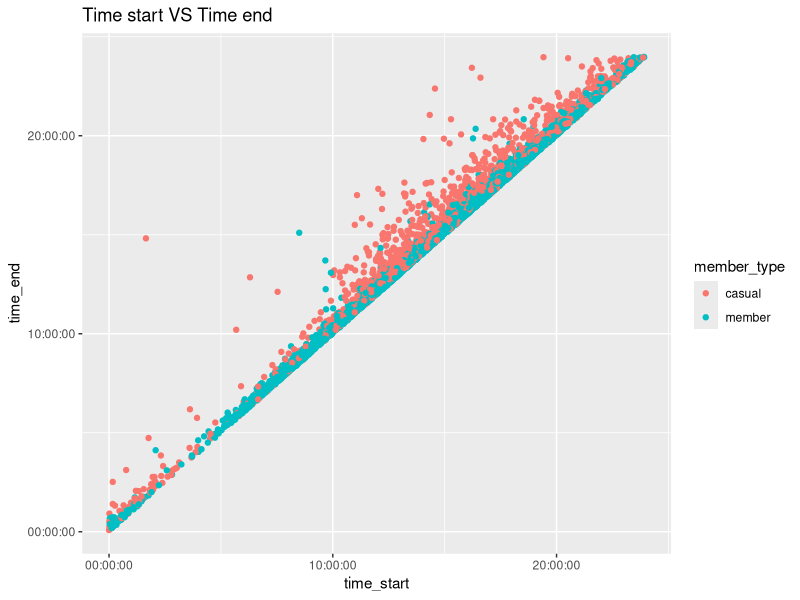
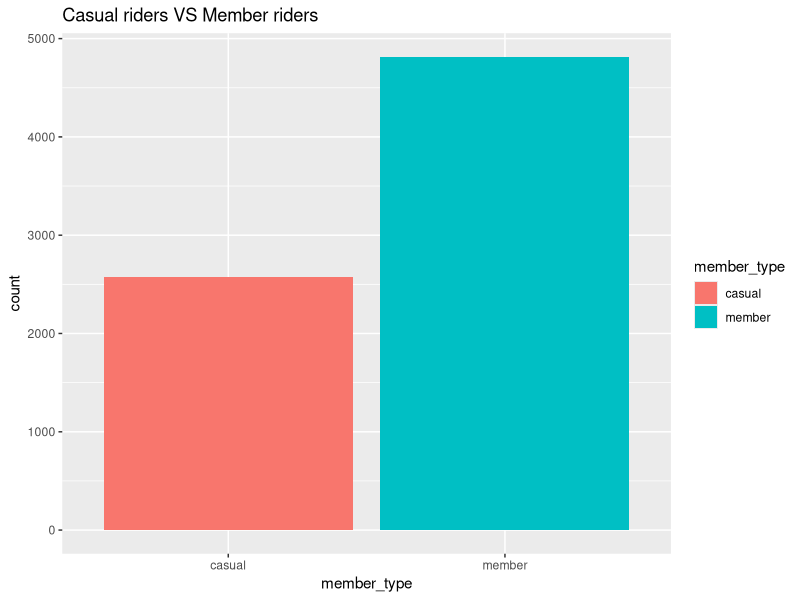
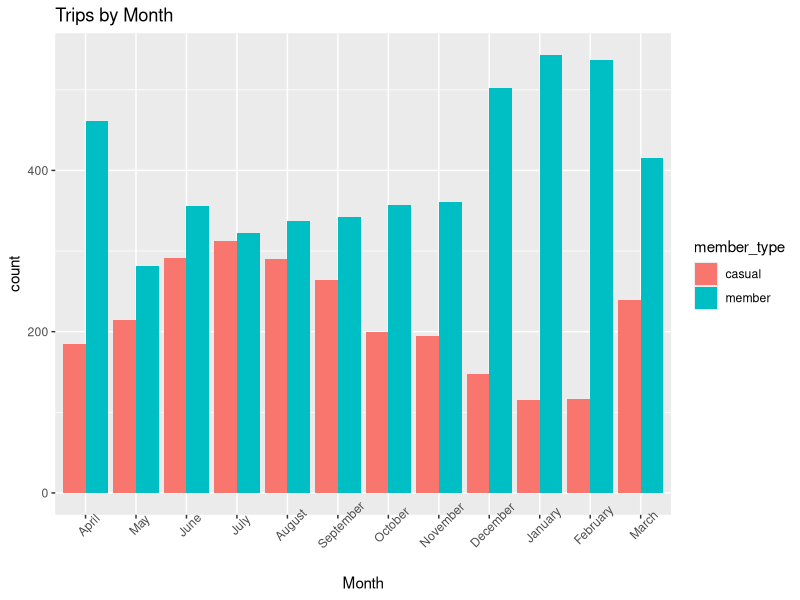
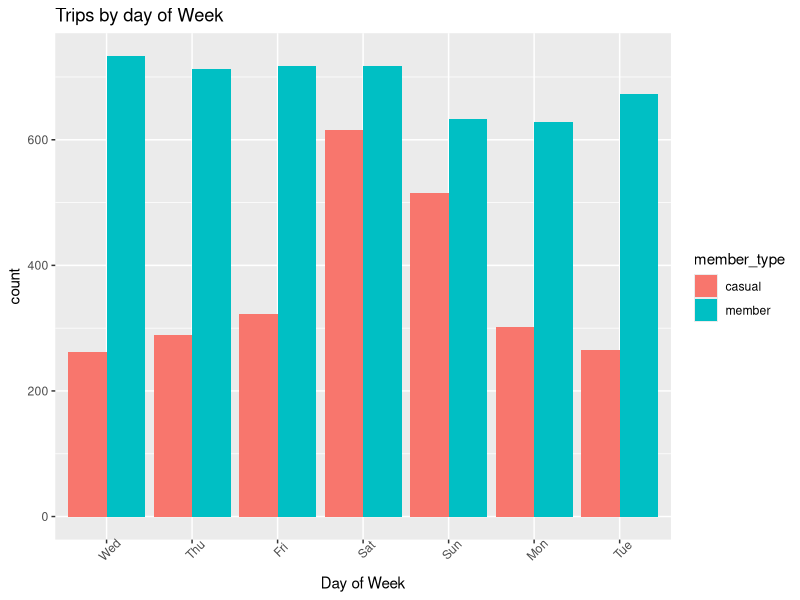
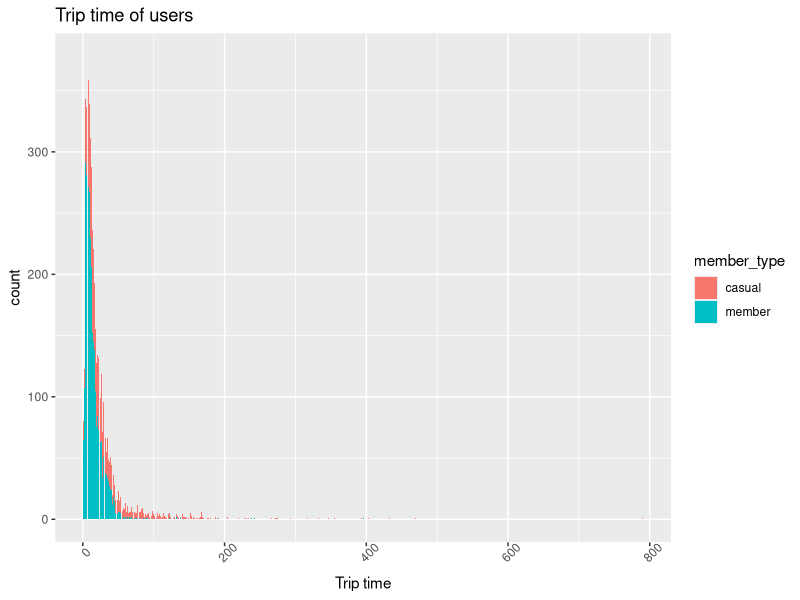
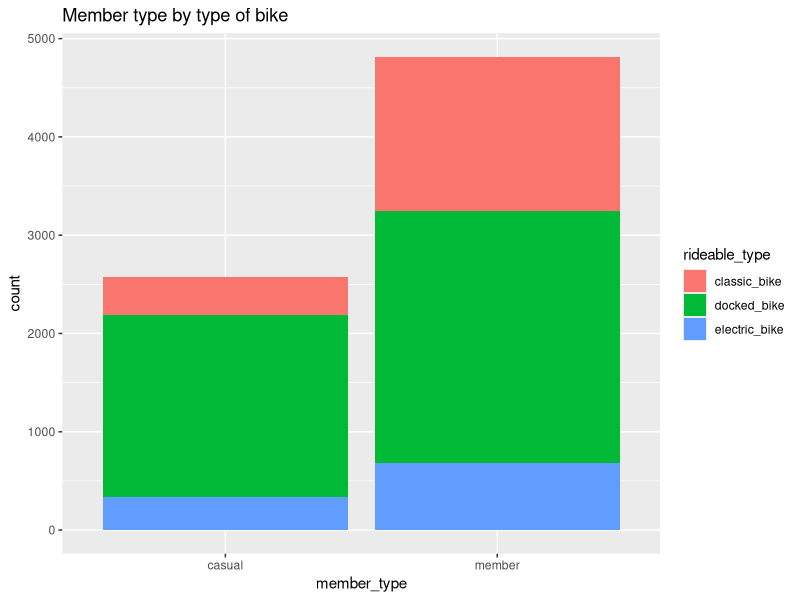
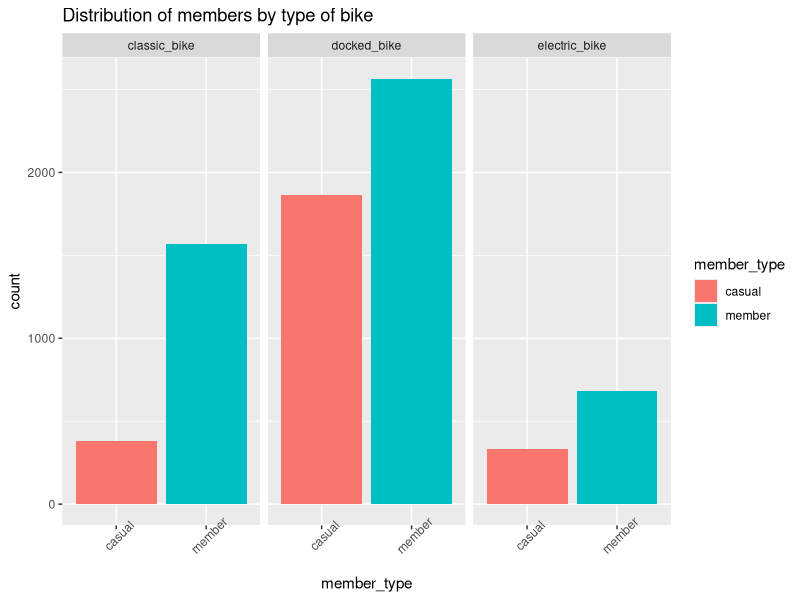

The R script that drew these images, in order:

library(ggplot2)     #plotting
library(dplyr)       #dataframe manipulation
library(hms)         #manipulating hours, minutes, and seconds
library(geosphere)   #calculate trip distances
library(readr)       #file reading
library(lubridate)   #format dates

#import data from csv file
divvy_trip_data <- read_csv("data/merged_data/divvy-trip-data.csv", 
                            col_types = cols(date_start = col_date(format = "%d/%m/%Y"), 
                                             time_start = col_time(format = "%H:%M"), 
                                             date_end = col_date(format = "%d/%m/%Y"), 
                                             time_end = col_time(format = "%H:%M")))
View(divvy_trip_data)
#view a small preview of the data along with types
str(divvy_trip_data)


#plot time starts and time ends of trips
ggplot(data = divvy_trip_data) +
  geom_point(mapping = aes(x = time_start, y = time_end, colour = member_type)) + ggtitle("Time start VS Time end")
#observation: the casual riders tend to finish their trips later than the member riders

#Question: How many of the trips are occurring per membership type?
ggplot(data = divvy_trip_data) +
  geom_bar(mapping = aes(x = member_type, fill= member_type)) + ggtitle("Casual riders VS Member riders")
#Conclusion: We have more member riders than casual riders


#Lets plot values based on month and day of the week
#First we create variables of the week and month of each observation:
divvy_trip_data$Month <- as.Date(cut(divvy_trip_data$date_start, breaks = "month"))
divvy_trip_data$Weekday <- as.Date(cut(divvy_trip_data$date_start,breaks = "day",start.on.monday = TRUE)) # changes weekly break point to Sunday

divvy_trip_data <- mutate(divvy_trip_data, Month = months(Month))
divvy_trip_data <- mutate(divvy_trip_data, Weekday = wday(Weekday, label = TRUE))
#################
# graph by month:

#Checking that months are distincs
#distinct(divvy_trip_data,Month)

#Factor is needed on Month column to order and display every label of the month
divvy_trip_data$Month <- factor(divvy_trip_data$Month, levels = unique(divvy_trip_data$Month))

#Question: In which months do member types ride more often?
#Plotting values based on month and filled by member_type
ggplot(data = divvy_trip_data) +
  geom_bar(mapping = aes(x = Month, fill = member_type), position=position_dodge()) +
  theme(axis.text.x = element_text(angle = 45)) +
  ggtitle("Trips by Month") +
  xlab("Month")

#Conclusion: we can see that member types ride more often from december to april, while casual riders ride more often from may to september


#We do the same for days of the week
#Factor is needed on Month column to order and display every label of the month
divvy_trip_data$Weekday <- factor(divvy_trip_data$Weekday, levels = unique(divvy_trip_data$Weekday))

#Question: In which days of the week do members ride more often?
ggplot(data = divvy_trip_data) +
  geom_bar(mapping = aes(x = Weekday, fill = member_type), position=position_dodge()) +
  theme(axis.text.x = element_text(angle = 45)) +
  ggtitle("Trips by day of Week") +
  xlab("Day of Week")
#Conclusion: Barchart clearly shows that casual riders prefer riding on weekends while members are constant regardless of day of the week.


################


#calculate time difference between rides
time_diff <- with(divvy_trip_data, difftime(time_end, time_start, units = "mins") )

#add column to dataframe
divvy_trip_data<- mutate(divvy_trip_data,trip_time = time_diff)

##next question: Do member riders ride longer trips?
ggplot(data = divvy_trip_data) +
  geom_bar(mapping = aes(x = trip_time, fill= member_type)) +
  theme(axis.text.x = element_text(angle = 45)) +
  ggtitle("Trip time of users") +
  xlab("Trip time")
  #geom_text(aes(label = mean(trip_time)),size = 3.5)
#conclusion: No, it is casual riders that ride the longest


#show types of rideable bikes
distinct(divvy_trip_data, rideable_type)


#how to know know if the number of trips for each rideable  type is different 
#depending on the type of the bike
ggplot(data =  divvy_trip_data) +
  geom_bar(mapping = aes(x = member_type, fill= rideable_type)) + ggtitle("Member type by type of bike")
#observation : members prefer electric and classic bikes more than casual riders. Correction, is not that they preferre it more
#it's just that member riders use each time fo bike more, followed by electric bike and classic bike

#Distribution of members by type of bike 
ggplot(data = divvy_trip_data) +
  geom_bar(mapping = aes(x = member_type, fill = member_type)) +
  facet_wrap(~rideable_type) +
  ggtitle("Distribution of members by type of bike") +
  theme(axis.text.x = element_text(angle = 45)) 
#Observation: It is observed that classic bikes are way more preferred by member riders.



#calculate trip distances
divvy_trip_data <- mutate(divvy_trip_data,
                            trip_distance_km = geosphere::distGeo(cbind(start_lng, start_lat), cbind(end_lng, end_lat)) / 1000)
#rounding off trip distances to two decimal places
divvy_trip_data$Round_off <- round(divvy_trip_data$trip_distance_km ,digit=2)




#means
#we make a subset to calculate mean trip time by member_type
df <- subset(divvy_trip_data, select = c(trip_time, member_type))


#####################3
#We calculate the mean trip time for member riders
avg_trip_time_member = df %>% 
  filter(member_type == "member") %>%
  summarise(Mean = mean(trip_time))

###move element from a row into a value 
mean_trip_time_member = avg_trip_time_member[1]
rm(avg_trip_time_member)

#Do the same for casual members
avg_trip_time_casual = df %>% 
  filter(member_type == "casual") %>%
  summarise(Mean = mean(trip_time))

###move element from a row into a value 
mean_trip_time_casual = avg_trip_time_casual[1]
rm(avg_trip_time_casual)

print(paste("Mean time for casual riders: ", mean_trip_time_casual))
print(paste("Mean time for member riders: ", mean_trip_time_member))
